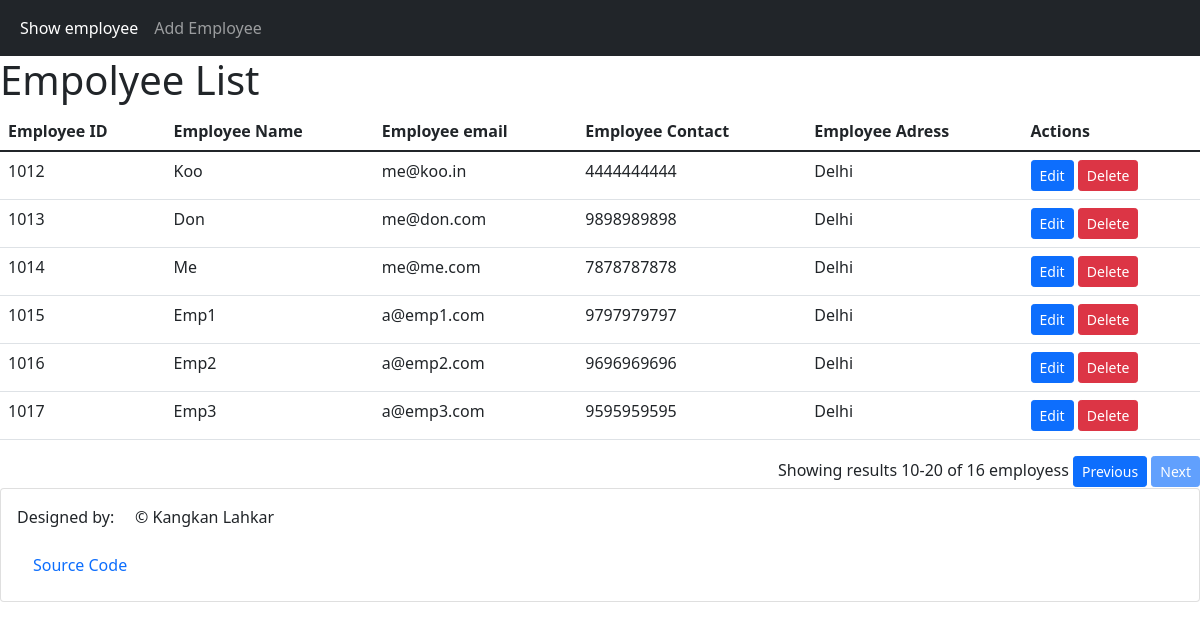
The app's page /emp/show/1, older data.
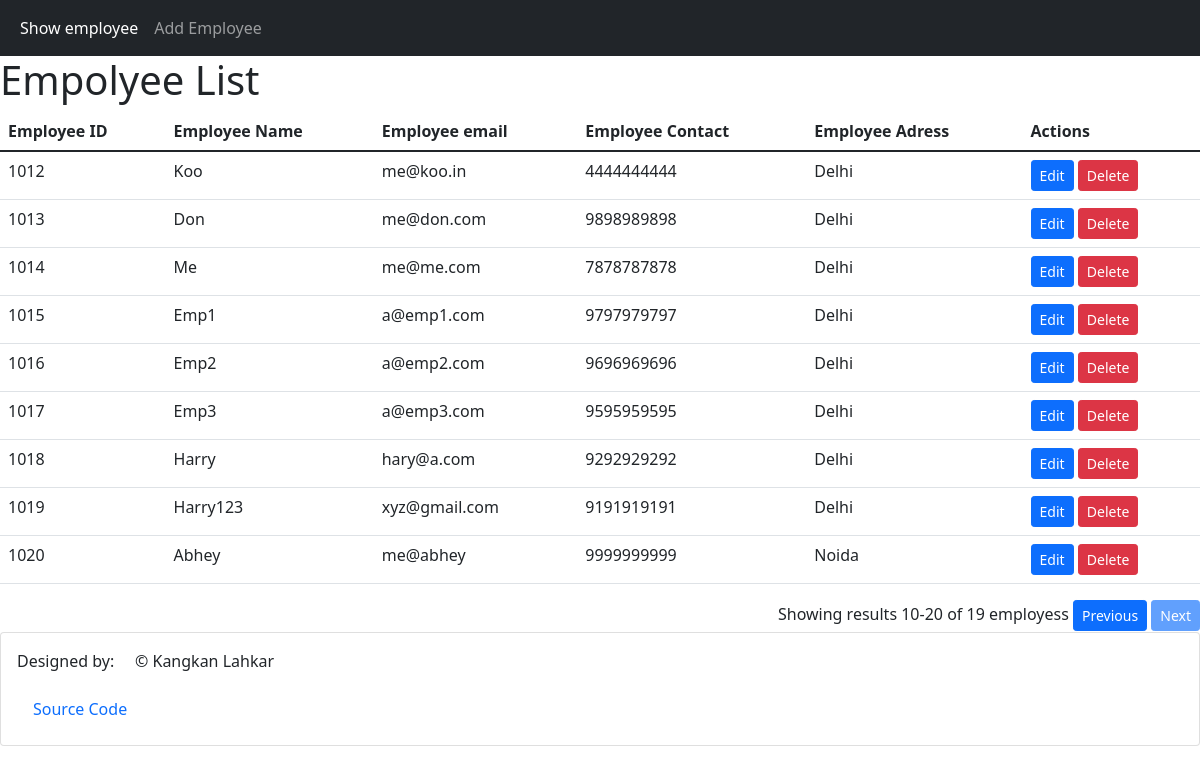
The same page, newer data.
### parking_app/models.py (models this page shows)
class Employee(models.Model):
    eid = models.AutoField(primary_key=True)
    ename = models.CharField(max_length=100)
    eemail = models.EmailField()
    econtact = models.IntegerField()
    eaddress = models.CharField(max_length=50, default="Delhi")
    class Meta:
        db_table = "employee"

### parking_app/views.py (the view)
# urls.py: path("emp/show/<str:id>", views.employee_show, name="Employee Show"),
def employee_show(request, id):
    i = int(id)
    multiplier=10
    employees = Employee.objects.all()[i*multiplier:multiplier*(i+1)]
    count = Employee.objects.all().count()
    return render(request, 'emp_show.html', {'employees':employees,
                "count":count, "range":i, "next":(i+1), "prev":(i-1),
                "left":(multiplier*i), "right":(multiplier*(i+1))})

### templates/emp_show.html (shortened to what this page needs)
<html html lang="en">
    <head>
        <link href="https://cdn.jsdelivr.net/npm/bootstrap@5.1.3/dist/css/bootstrap.min.css" rel="stylesheet">
        <link rel="stylesheet" href="https://cdn.jsdelivr.net/npm/bootstrap-icons@1.7.0/font/bootstrap-icons.css">
        <link rel="stylesheet" href="https://cdnjs.cloudflare.com/ajax/libs/font-awesome/4.7.0/css/font-awesome.min.css">
    </head>
    <body>
        <nav class="navbar navbar-expand-lg navbar-dark bg-dark">
          <div class="container-fluid">
              <div class="collapse navbar-collapse" id="navbarSupportedContent">
              <ul class="navbar-nav me-auto mb-2 mb-lg-0">
                  <li class="nav-item">
                  <a class="nav-link active" href="#">Show employee</a>
                  </li>
                  <li class="nav-item">
                  <a class="nav-link" aria-current="page" href="/emp/add">Add Employee</a>
                  </li>
              </ul>
              </div>
          </div>
        </nav>
        <h1>Empolyee List </h1>
        <table class="table">
            <thead>
              <tr>
                <th scope="col">Employee ID</th>
                <th scope="col">Employee Name</th>
                <th scope="col">Employee email</th>
                <th scope="col">Employee Contact</th>
                <th scope="col">Employee Adress</th>
                <th scope="col">Actions</th>
              </tr>
            </thead>
            <tbody>
              {% for employee in employees %}
                  <tr>
                      <td>{{ employee.eid }}</td>
                      <td>{{ employee.ename }}</td>
                      <td>{{ employee.eemail }}</td>
                      <td>{{ employee.econtact }}</td>
                      <td>{{ employee.eaddress}}</td>
                      <td>
                          <a class="btn btn-sm btn-primary" href="/emp/update/{{employee.eid}}">Edit</span></a>
                          <a class="btn btn-sm btn-danger" href="/emp/delete/{{employee.eid}}">Delete</a>
                      </td>
                  </tr>
              {% endfor %}
            </tbody>
          </table>
          <div style="display:inline;float: right">
            <span>Showing results {{left}}-{{right}} of {{count}} employess </span>
            {% if left > 0 %}
            <a class="btn btn-sm btn-primary"  href="/emp/show/{{prev}}">Previous</span></a>
            {% else %}
            <a class="btn btn-sm btn-primary disabled"  href="#">Previous</span></a>
            {% endif %}
            {% if right < count %}
            <a class="btn btn-sm btn-primary" href="/emp/show/{{next}}">Next</span></a>
            {% else %}
            <a class="btn btn-sm btn-primary disabled" href="#">Next</span></a>
            {% endif %}
          </div>
          <div>
            <div class="card mt-5">
                <div class="card-body">
                    <p>Designed by: &nbsp; &nbsp; &copy; Kangkan Lahkar</p>
                    <a class="nav-link" aria-current="page" href="https://github.com/kangkan1/parking">Source Code</a>
                </div>
            </div>
        </div>
    </body>
</html>

Row changes from the older to the newer data that the page shows:
added Employee: eid "1018", ename "Harry", eemail "hary@a.com", econtact "9292929292", eaddress "Delhi"
added Employee: eid "1019", ename "Harry123", eemail "xyz@gmail.com", econtact "9191919191", eaddress "Delhi"
added Employee: eid "1020", ename "Abhey", eemail "me@abhey", econtact "9999999999", eaddress "Noida"
Text that changed along with them:
{{ count }}: "16" → "19"
